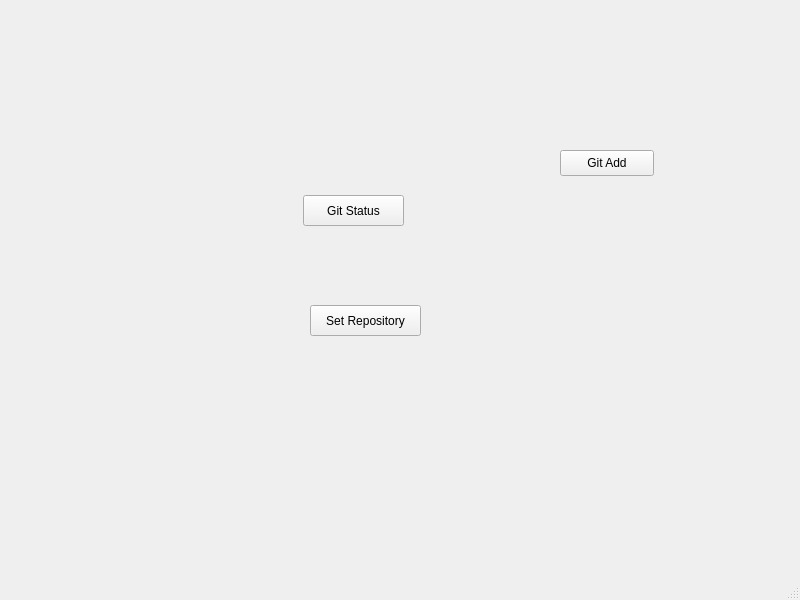
<?xml version="1.0" encoding="UTF-8"?>
<ui version="4.0">
 <class>MainWindow</class>
 <widget class="QMainWindow" name="MainWindow">
  <property name="geometry">
   <rect>
    <x>0</x>
    <y>0</y>
    <width>800</width>
    <height>600</height>
   </rect>
  </property>
  <property name="windowTitle">
   <string>MainWindow</string>
  </property>
  <widget class="QWidget" name="centralwidget">
   <widget class="QPushButton" name="gitStatusButton">
    <property name="geometry">
     <rect>
      <x>303</x>
      <y>195</y>
      <width>101</width>
      <height>31</height>
     </rect>
    </property>
    <property name="text">
     <string>Git Status</string>
    </property>
   </widget>
   <widget class="QPushButton" name="setRepoButton">
    <property name="geometry">
     <rect>
      <x>310</x>
      <y>305</y>
      <width>111</width>
      <height>31</height>
     </rect>
    </property>
    <property name="text">
     <string>Set Repository</string>
    </property>
   </widget>
   <widget class="QPushButton" name="gitAdd">
    <property name="geometry">
     <rect>
      <x>560</x>
      <y>150</y>
      <width>94</width>
      <height>26</height>
     </rect>
    </property>
    <property name="text">
     <string>Git Add</string>
    </property>
   </widget>
  </widget>
  <widget class="QMenuBar" name="menubar">
   <property name="geometry">
    <rect>
     <x>0</x>
     <y>0</y>
     <width>800</width>
     <height>23</height>
    </rect>
   </property>
  </widget>
  <widget class="QStatusBar" name="statusbar"/>
 </widget>
 <resources/>
 <connections/>
</ui>
